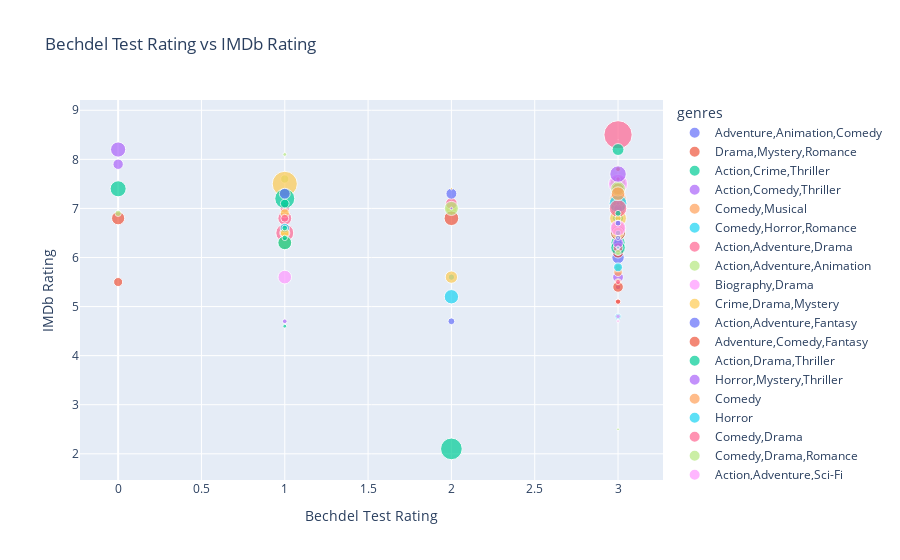

The code cell stored with this chart in its notebook:
### Code cell
fig = px.scatter(
    df,
    x='rating',
    y='averageRating',
    hover_name='primaryTitle',
    hover_data=['year', 'genres', 'numVotes'],
    color='genres',
    size='numVotes',
    title='Bechdel Test Rating vs IMDb Rating',
    labels={'rating': 'Bechdel Test Rating', 'averageRating': 'IMDb Rating'}
)
fig.show()
